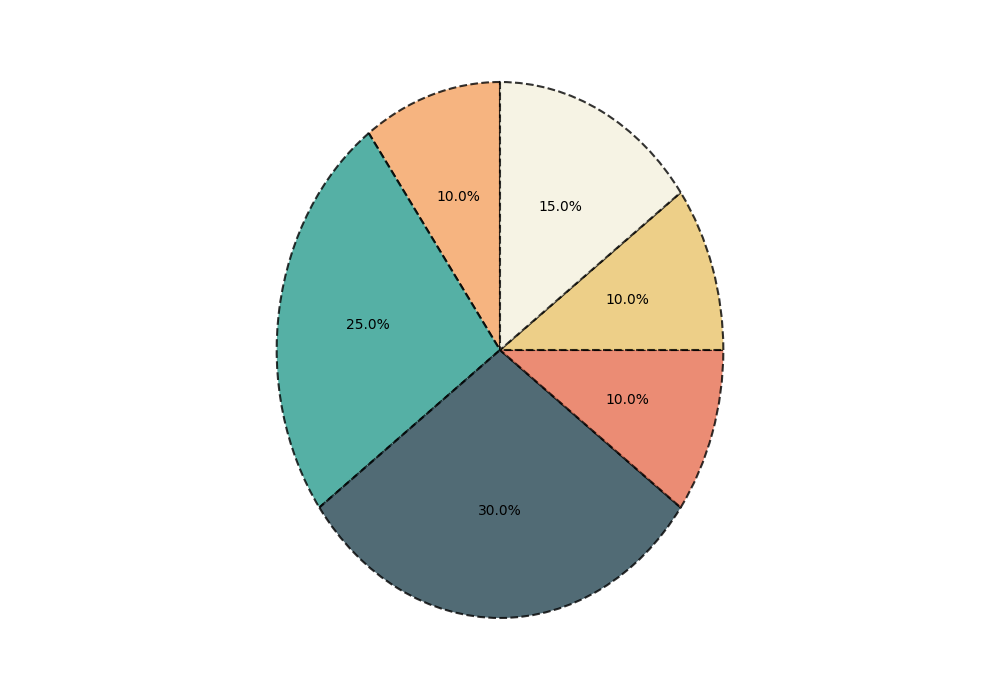

Recreate this plot in Python.
import matplotlib.pyplot as plt

popularity_percentages = [10, 25, 30, 10, 10, 15]
new_colors = ['#f4a261', '#2a9d8f', '#264653', '#e76f51', '#e9c46a', '#f4f1de']  # New colors applied

fig, ax = plt.subplots(figsize=(10, 7))
wedges, texts, autotexts = ax.pie(
    popularity_percentages,
    autopct='%1.1f%%',
    startangle=90,
    colors=new_colors,
    wedgeprops=dict(edgecolor='black', linestyle='--', linewidth=1.5, alpha=0.8)
)

for autotext in autotexts:
    autotext.set_fontsize(10)
    autotext.set_fontweight('normal')

ax.grid(color='grey', linestyle='-.', linewidth=0.5)
ax.set_aspect(1.2)

plt.tight_layout()
plt.show()
